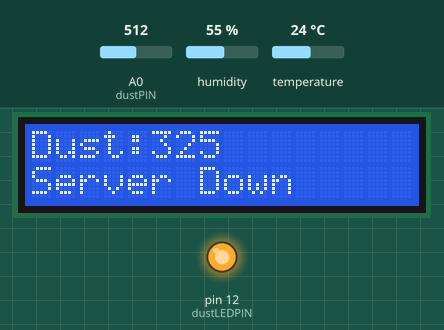
This sketch was run on a simulated Arduino Uno, built with avr-gcc and run on an emulated ATmega328P. On the bench: 16×2 character LCD, output pins drawn as LEDs (lit = HIGH). The test bench sets the inputs (shaded band); at power-on: A0 (dustPIN) = 512, humidity 55 %, temperature 24 °C. WiFi joins after 1.5 s; servers stay silent unless stated; what the sketch prints to the serial monitor is not drawn.

Above: at 7.4 s.
7.5 s: A0 (dustPIN) set to 716
At 12.6 s:
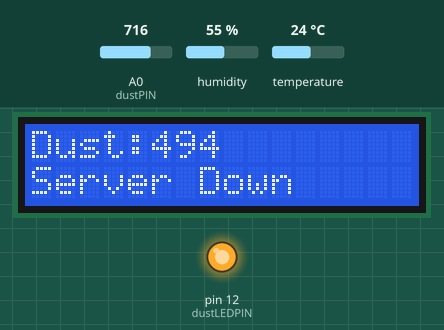
15.0 s: A0 (dustPIN) set to 900
At 17.7 s:
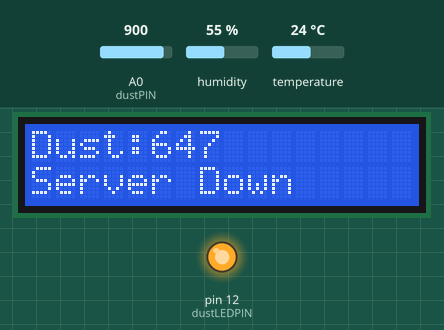
22.5 s: A0 (dustPIN) set to 1023
At 27.7 s:
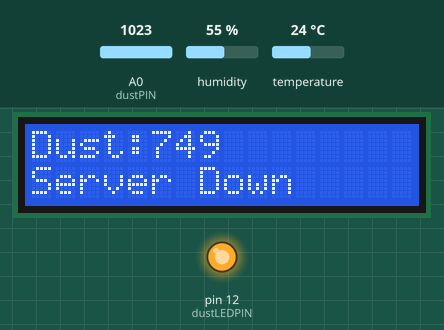
Timing chart, 0 to 29.2 s (numbered marks = the images above; inputs shaded):
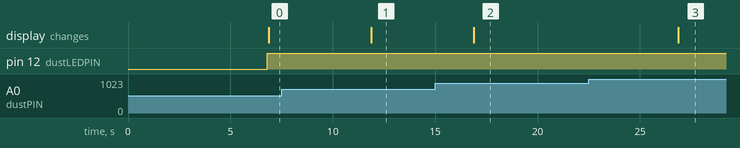

Measured:
- after the input at 7.5 s, the display: changes after 4.4 s (image 1)
- after the input at 15.0 s, the display: changes after 1.9 s (image 2)
- after the input at 22.5 s, the display: changes after 4.4 s (image 3)

The sketch:

miniproject.ino
```cpp
#define DEBUG
//#define DEBUG_WIFI

#include <WiFiEsp.h>
#include <SoftwareSerial.h>
#include <MsTimer2.h>
#include <Wire.h>
#include <LiquidCrystal_I2C.h>
#include <DHT.h>

#define AP_SSID "iot1"
#define AP_PASS "iot10000"
#define SERVER_NAME "10.10.141.64"
#define SERVER_PORT 5000
#define LOGID "KMJA_ARD"
#define PASSWD "PASSWD"

#define dustPIN A0
#define dustLEDPIN 12
#define DHTPIN 4
#define WIFIRX 8 //6:RX-->ESP8266 TX
#define WIFITX 7  //7:TX -->ESP8266 RX

#define CMD_SIZE 50
#define ARR_CNT 5
#define DHTTYPE DHT11
bool timerIsrFlag = false;
boolean dustFlag = false;

char sendId[10] = "KMJA_ARD";
char sendBuf[CMD_SIZE];
char lcdLine1[17] = "MINI Project";
char lcdLine2[17] = "WiFi Connecting!";

//float dust =0;
float dustVal = 0;
float dustValue;
unsigned int secCount;

char getSensorId[10];
int sensorTime;
float temp = 0.0;
float humi = 0.0;
bool updatTimeFlag = false;

DHT dht(DHTPIN, DHTTYPE);
SoftwareSerial wifiSerial(WIFIRX, WIFITX);
WiFiEspClient client;
LiquidCrystal_I2C lcd(0x27, 16, 2);

void setup() {
  lcd.init();
  lcd.backlight();
  lcdDisplay(0, 0, lcdLine1);
  lcdDisplay(0, 1, lcdLine2);

   pinMode(dustPIN, INPUT);    // 먼지센서 핀을 입력으로 설정 (생략 가능)
   pinMode(dustLEDPIN , OUTPUT);

#ifdef DEBUG
  Serial.begin(115200); //DEBUG
#endif
  wifi_Setup();

  MsTimer2::set(1000, timerIsr); // 1000ms period
  MsTimer2::start();

  dht.begin();

}

void loop() {
  if (client.available()) {
    socketEvent();
  }
  if (timerIsrFlag) //1초에 한번씩 실행
  {
    timerIsrFlag = false;
    if (!(secCount % 5)) //5초에 한번씩 실행
    {
      digitalWrite(dustLEDPIN ,LOW);
      delayMicroseconds(280);
      dustVal = analogRead(dustPIN);
      delayMicroseconds(40);
      digitalWrite(dustLEDPIN,HIGH);
      delayMicroseconds(9680);


      // if (dustVal > 36.455)
      // {
        //dustValue = (float(dustVal/1024)-0.0356)*120000*0.035;
          dustValue =abs((0.17*(dustVal*(5.0/1024))-0.1))*1000;
        // sprintf(sendBuf, "[%s]dust@%s\n", sendId, dustValue);
        // client.write(sendBuf, strlen(sendBuf));
        // client.flush();
      //}
      humi = dht.readHumidity();
      temp = dht.readTemperature();
#ifdef DEBUG
            Serial.print("Dust: ");
            Serial.print(dustValue);
            Serial.print(" Humidity: ");
            Serial.print(humi);
            Serial.print(" Temperature: ");
            Serial.println(temp);
#endif
      sprintf(lcdLine1, "Dust:%2d", (int)dustValue);
      lcdDisplay(0, 0, lcdLine1);
      sprintf(lcdLine2, "T:%2d, H:%2d", (int)temp, (int)humi);
      lcdDisplay(0, 1, lcdLine2);

      if (!client.connected()) {
        lcdDisplay(0, 1, "Server Down");
        server_Connect();
      }
    }
    if (sensorTime != 0 && !(secCount % sensorTime ))
    {
      //sprintf(sendBuf, "[%s]SENSOR@%d@%d@%d\r\n", getSensorId, cds, (int)temp, (int)humi);
            char dustStr[5];
            char tempStr[5];
            char humiStr[5];
            dtostrf(dustValue,4 , 1, dustStr);
            dtostrf(humi, 4, 1, humiStr);  //50.0 4:전체자리수,1:소수이하 자리수
            dtostrf(temp, 4, 1, tempStr);  //25.1
            sprintf(sendBuf,"[%s]SENSOR@%s@%s@%s\n",getSensorId,dustStr,tempStr,humiStr);

          client.write(sendBuf, strlen(sendBuf));
          client.flush();

    }
    if (updatTimeFlag)
    {
      client.print("[GETTIME]\n");
      updatTimeFlag = false;
    }

  }
}

void socketEvent()
{
  int i = 0;
  char * pToken;
  char * pArray[ARR_CNT] = {0};
  char recvBuf[CMD_SIZE] = {0};
  int len;

  sendBuf[0] = '\0';
  len = client.readBytesUntil('\n', recvBuf, CMD_SIZE);
  client.flush();
#ifdef DEBUG
  Serial.print("recv : ");
  Serial.print(recvBuf);
#endif
  pToken = strtok(recvBuf, "[@]");
  while (pToken != NULL)
  {
    pArray[i] =  pToken;
    if (++i >= ARR_CNT)
      break;
    pToken = strtok(NULL, "[@]");
  }
  if (!strncmp(pArray[1], " New", 4)) // New Connected
  {
#ifdef DEBUG
    Serial.write('\n');
#endif
    updatTimeFlag = true;
    return ;
  }
  else if (!strncmp(pArray[1], " Alr", 4)) //Already logged
  {
#ifdef DEBUG
    Serial.write('\n');
#endif
    client.stop();
    server_Connect();
    return ;
  }
  else if (!strncmp(pArray[1], "GETSENSOR", 9)) {
    if (pArray[2] != NULL) {
      sensorTime = atoi(pArray[2]);
      strcpy(getSensorId, pArray[0]);
      return;
    } else {
      sensorTime = 0;
      sprintf(sendBuf, "[%s]%s@%d@%d\n", pArray[0], pArray[1],  (int)temp, (int)humi);
    }
  }
  else
    return;

  client.write(sendBuf, strlen(sendBuf));
  client.flush();

#ifdef DEBUG
  Serial.print(", send : ");
  Serial.print(sendBuf);
#endif
}

void wifi_Setup() {
  wifiSerial.begin(38400);
  wifi_Init();
  server_Connect();
}

void wifi_Init()
{
  do {
    WiFi.init(&wifiSerial);
    if (WiFi.status() == WL_NO_SHIELD) {
#ifdef DEBUG_WIFI
      Serial.println("WiFi shield not present");
#endif
    }
    else
      break;
  } while (1);

#ifdef DEBUG_WIFI
  Serial.print("Attempting to connect to WPA SSID: ");
  Serial.println(AP_SSID);
#endif
  while (WiFi.begin(AP_SSID, AP_PASS) != WL_CONNECTED) {
#ifdef DEBUG_WIFI
    Serial.print("Attempting to connect to WPA SSID: ");
    Serial.println(AP_SSID);
#endif
  }
#ifdef DEBUG_WIFI
  Serial.println("You're connected to the network");
  printWifiStatus();
#endif
}
int server_Connect()
{
#ifdef DEBUG_WIFI
  Serial.println("Starting connection to server...");
#endif

  if (client.connect(SERVER_NAME, SERVER_PORT)) {
#ifdef DEBUG_WIFI
    Serial.println("Connect to server");
#endif
    client.print("["LOGID":"PASSWD"]");
  }
  else
  {
#ifdef DEBUG_WIFI
    Serial.println("server connection failure");
#endif
  }
}

void printWifiStatus()
{
  // print the SSID of the network you're attached to

  Serial.print("SSID: ");
  Serial.println(WiFi.SSID());

  // print your WiFi shield's IP address
  IPAddress ip = WiFi.localIP();
  Serial.print("IP Address: ");
  Serial.println(ip);

  // print the received signal strength
  long rssi = WiFi.RSSI();
  Serial.print("Signal strength (RSSI):");
  Serial.print(rssi);
  Serial.println(" dBm");
}
void timerIsr()
{
  timerIsrFlag = true;
  secCount++;

}
void lcdDisplay(int x, int y, char * str)
{
  int len = 16 - strlen(str);
  lcd.setCursor(x, y);
  lcd.print(str);
  for (int i = len; i > 0; i--)
    lcd.write(' ');
}
```
